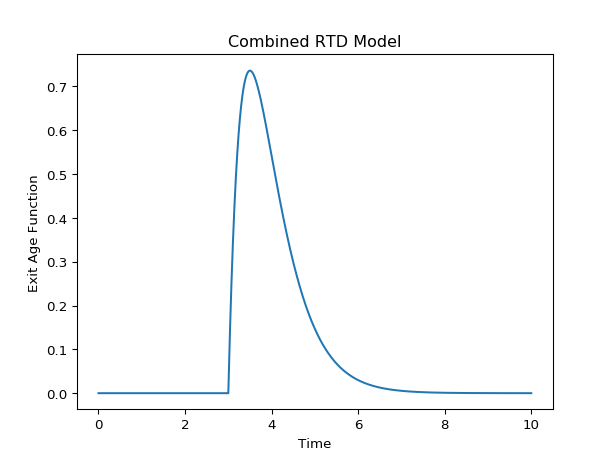

Write Python code to recreate this figure.
a = rtdpy.Ncstr(tau=1, n=2, dt=.001, time_end=10)
b = rtdpy.Pfr(tau=3, dt=.001, time_end=10)
c = rtdpy.Elist([a, b])

plt.plot(c.time, c.exitage)
plt.xlabel('Time')
plt.ylabel('Exit Age Function')
plt.title('Combined RTD Model')
